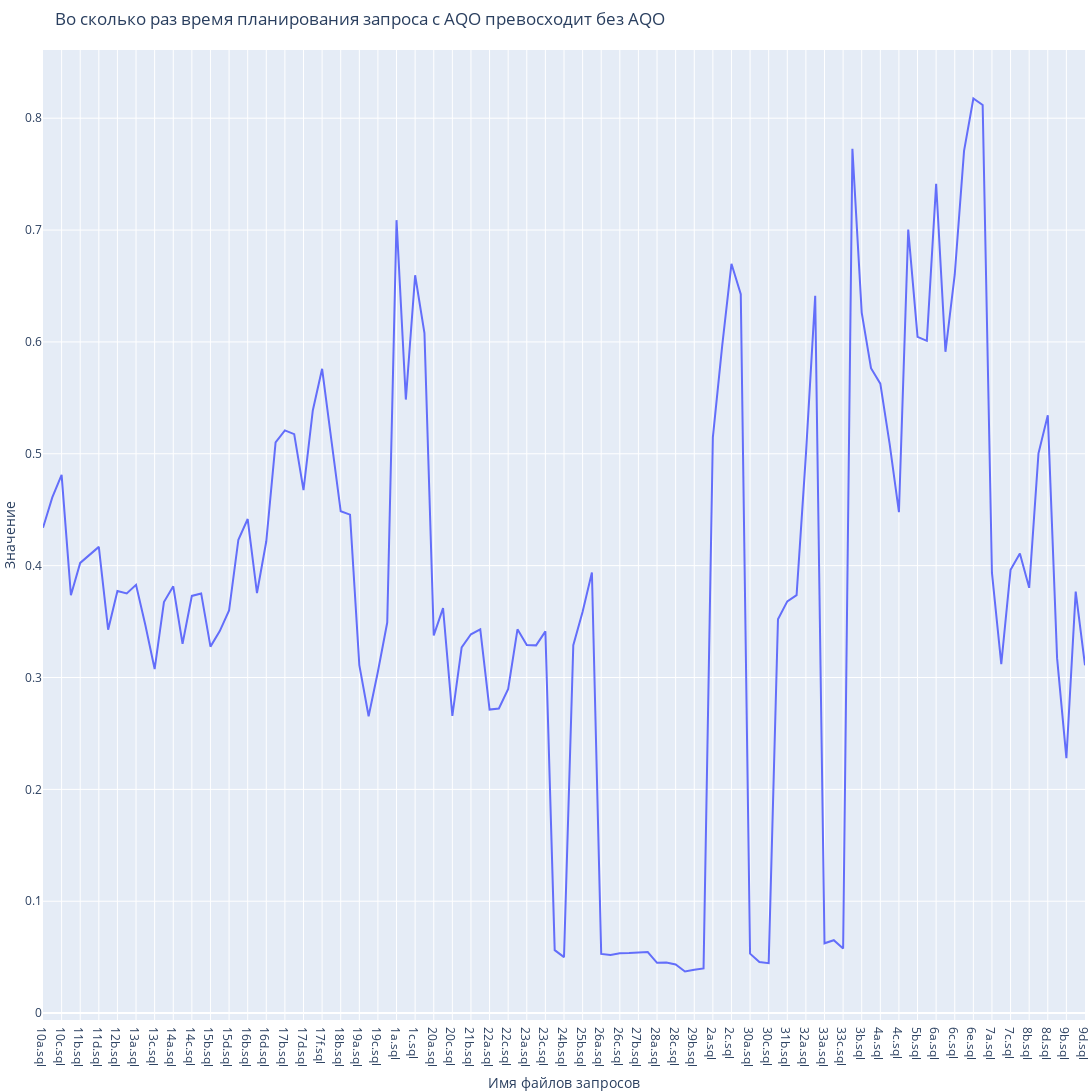

Source (notebook cell):
### Code cell
fig = go.Figure()
fig.add_trace(go.Scatter(x = ox, y = df['plan_time_avg_disabled']/df['plan_time_control']))
fig.update_layout(legend_orientation="h",
                  legend=dict(x=.5, y = 0.4, xanchor="center"),
                  title="Во сколько раз время планирования запроса с AQO превосходит без AQO",
                  xaxis_title="Имя файлов запросов",
                  yaxis_title="Значение",
                  margin=dict(l=0, r=0, t=50, b=0))
fig.update_layout(width=3000, height = 1200)
fig.show()

### Figure 1 — Plotly figure (JSON) as saved in the notebook; plotly's stock layout.template omitted (floating-point values rounded to 4 significant figures)
{"data": [{"type": "scatter", "x": ["10a.sql", "10b.sql", "10c.sql", "11a.sql", "11b.sql", "11c.sql", "11d.sql", "12a.sql", "12b.sql", "12c.sql", "13a.sql", "13b.sql", "13c.sql", "13d.sql", "14a.sql", "14b.sql", "14c.sql", "15a.sql", "15b.sql", "15c.sql", "15d.sql", "16a.sql", "16b.sql", "16c.sql", "16d.sql", "17a.sql", "17b.sql", "17c.sql", "17d.sql", "17e.sql", "17f.sql", "18a.sql", "18b.sql", "18c.sql", "19a.sql", "19b.sql", "19c.sql", "19d.sql", "1a.sql", "1b.sql", "1c.sql", "1d.sql", "20a.sql", "20b.sql", "20c.sql", "21a.sql", "21b.sql", "21c.sql", "22a.sql", "22b.sql", "22c.sql", "22d.sql", "23a.sql", "23b.sql", "23c.sql", "24a.sql", "24b.sql", "25a.sql", "25b.sql", "25c.sql", "26a.sql", "26b.sql", "26c.sql", "27a.sql", "27b.sql", "27c.sql", "28a.sql", "28b.sql", "28c.sql", "29a.sql", "29b.sql", "29c.sql", "2a.sql", "2b.sql", "2c.sql", "2d.sql", "30a.sql", "30b.sql", "30c.sql", "31a.sql", "31b.sql", "31c.sql", "32a.sql", "32b.sql", "33a.sql", "33b.sql", "33c.sql", "3a.sql", "3b.sql", "3c.sql", "4a.sql", "4b.sql", "4c.sql", "5a.sql", "5b.sql", "5c.sql", "6a.sql", "6b.sql", "6c.sql", "6d.sql", "6e.sql", "6f.sql", "7a.sql", "7b.sql", "7c.sql", "8a.sql", "8b.sql", "8c.sql", "8d.sql", "9a.sql", "9b.sql", "9c.sql", "9d.sql"], "y": [0.4338, 0.461, 0.4812, 0.3736, 0.4024, 0.4101, 0.4168, 0.3428, 0.3773, 0.3751, 0.3828, 0.347, 0.3076, 0.3674, 0.3815, 0.3302, 0.3729, 0.3752, 0.3276, 0.3415, 0.3599, 0.4232, 0.4417, 0.3755, 0.4218, 0.5102, 0.5209, 0.5175, 0.4675, 0.5388, 0.576, 0.5119, 0.4486, 0.4456, 0.3111, 0.2653, 0.3054, 0.3491, 0.7088, 0.5485, 0.6596, 0.6078, 0.3377, 0.362, 0.2656, 0.327, 0.3386, 0.3431, 0.2713, 0.2723, 0.2898, 0.3431, 0.329, 0.3287, 0.3412, 0.0563, 0.05003, 0.3289, 0.3587, 0.3939, 0.05296, 0.052, 0.05346, 0.05366, 0.05441, 0.05458, 0.04498, 0.04515, 0.04349, 0.03719, 0.0388, 0.03997, 0.5146, 0.5963, 0.6698, 0.6426, 0.05318, 0.04561, 0.0446, 0.352, 0.3681, 0.3736, 0.499, 0.6412, 0.06239, 0.06512, 0.05776, 0.7726, 0.6263, 0.5765, 0.5627, 0.5088, 0.4478, 0.7005, 0.6045, 0.6009, 0.7414, 0.5912, 0.6603, 0.7708, 0.8176, 0.8118, 0.3935, 0.312, 0.3963, 0.4108, 0.3802, 0.5004, 0.5344, 0.3173, 0.2279, 0.3768, 0.3109]}], "layout": {"height": 1200, "legend": {"orientation": "h", "x": 0.5, "xanchor": "center", "y": 0.4}, "margin": {"b": 0, "l": 0, "r": 0, "t": 50}, "title": {"text": "Во сколько раз время планирования запроса с AQO превосходит без AQO"}, "width": 3000, "xaxis": {"autorange": true, "range": [0, 112], "title": {"text": "Имя файлов запросов"}, "type": "category"}, "yaxis": {"autorange": true, "range": [-0.006164, 0.861], "title": {"text": "Значение"}, "type": "linear"}}}
